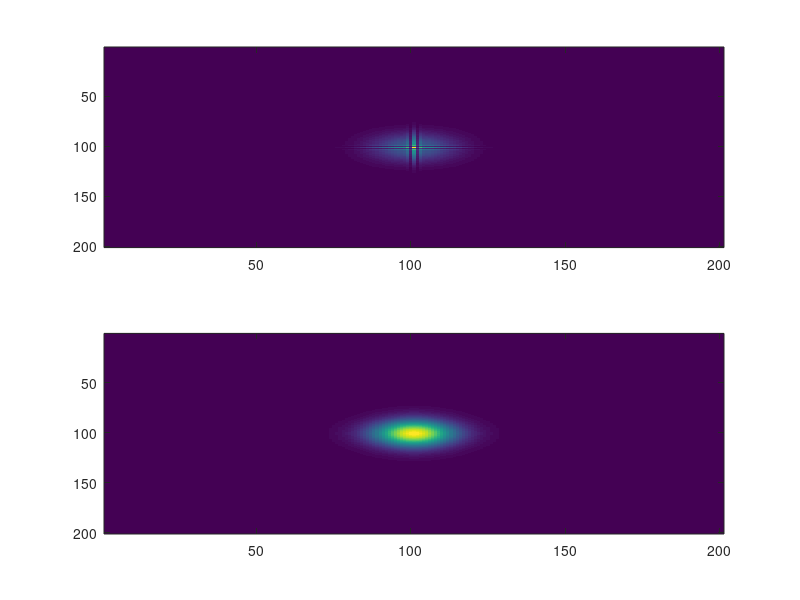

Recreate this plot in MATLAB.
clear all;
close all;
%small script to compare and test Crank-Nicholson
sz = 201;
G = zeros(sz,sz);
Gcn = zeros(sz,sz);
Gcn_i = zeros(sz,sz);
Gcn_i2 = zeros(sz,sz);
Gcn_n = zeros(sz,sz);
Gcn_n2 = zeros(sz,sz);
Gdi = zeros(sz,sz);
Gdi_i = zeros(sz,sz);
Gdi_n = zeros(sz,sz);
rhs1 = zeros(sz,sz);
rhs2 = zeros(sz,sz);


dx = 15;
D = 100000;
dt = 1/100;
ntime = 10;
A = D*dt/(dx^2);

G(round(sz/2),round(sz/2))=10;
Gcn(round(sz/2),round(sz/2))=10;
Gdi(round(sz/2),round(sz/2))=10;

##fC = figure;
##aC =  axes(fC);
##fD = figure;
##aD =  axes(fD);

F = figure;

for i=1:ntime
      %x-stencil
      G(2:sz-1,:) = G(2:sz-1,:) + D*dt/(dx^2).*(G(3:sz,:)-2*G(2:sz-1,:)+G(1:sz-2,:));
      %y-stencil
      G(:,2:sz-1) = G(:,2:sz-1) + D*dt/(dx^2).*(G(:,3:sz)-2*G(:,2:sz-1)+G(:,1:sz-2));

      %Crank Nicholson ADI scheme----------------SPURIONS OSCILLATIONS BELOW dt = 1/500
      %calculation of the AA (intermediate step matrix)
      up_dg = [0 A/2*ones(1,sz-2,1)];
      lo_dg = [A/2*ones(1,sz-2) 0];
      dg = [1 (A+1)*ones(1,sz-2) 1];
      AA=diag(dg)+ diag(-up_dg,1)+ diag(-lo_dg,-1);



      %calculation of rhs matrix % SPURIONS OSCILLATIONS BELOW dt = 1/500
      rhs1(:,1) = Gcn(:,1);rhs1(:,sz) = Gcn(:,sz);
      rhs1(:,2:sz-1) = A/2*(Gcn(:,3:sz)) - (A-1)*Gcn(:,2:sz-1) + A/2*(Gcn(:,1:sz-2));

      %inversion and generation of the intermediate matrix
      Gcn_i = AA\rhs1;

      %rhs2 dérivée suivant x
      rhs2(2:sz-1,:) = A/2*(Gcn_i(3:sz,:)) - (A-1)*Gcn_i(2:sz-1,:) + A/2*(Gcn_i(1:sz-2,:));
      Gcn_n = AA\rhs2';
      Gcn_n = Gcn_n';

      %update for next step
      Gcn =  Gcn_n;
      %-----------------------

##      %loop type calculation-------------------------
##        for k = 2:sz-1
##          Gcn_i2(:,k) = AA\(A/2*(Gcn(:,k+1)) - (A-1)*Gcn(:,k) + A/2*(Gcn(:,k-1)));
##        endfor
##        for k = 2:sz-1
##          Gcn_n2(:,k) = AA\(A/2*(Gcn_i2(:,k+1)) - (A-1)*Gcn_i2(:,k) + A/2*(Gcn_i2(:,k-1)));
##        endfor
        %-------------------------------------------------------

      %"simple" Implicit scheme-------------------------
       %calculation of the AA (intermediate step matrix)
        up_dg = [0 A*ones(1,sz-2,1)];
        lo_dg = [A*ones(1,sz-2) 0];
        dg = [1 (2*A+1)*ones(1,sz-2) 1];
        DI=diag(dg)+ diag(-up_dg,1)+ diag(-lo_dg,-1);

        Gdi_i = DI\Gdi;

        %Gdi_i needs to be transposed in order to yield the y-derivative and the solution shall then be transposed too
        Gdi_n = DI\Gdi_i';
        Gdi_n = Gdi_n';
        Gdi = Gdi_n;

##      %plotting separate windows
##      imagesc(aC,Gcn)
##      imagesc(aD,Gdi)
##      kbhit()

      %plotting in same window
      subplot(2,1,1)
      imagesc(Gcn)
      subplot(2,1,2)
      imagesc(Gdi)
      kbhit();
endfor
